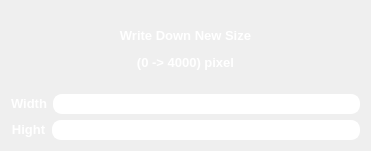
  <widget class="QGroupBox" name="SizeGroup">
   <property name="geometry">
    <rect>
     <x>1010</x>
     <y>530</y>
     <width>371</width>
     <height>151</height>
    </rect>
   </property>
   <property name="styleSheet">
    <string notr="true">border: none;</string>
   </property>
   <property name="title">
    <string/>
   </property>
   <layout class="QHBoxLayout" name="horizontalLayout_7">
    <item>
     <layout class="QVBoxLayout" name="SizeLine">
      <item>
       <widget class="QLabel" name="WriteSize">
        <property name="text">
         <string>&lt;html&gt;&lt;head/&gt;&lt;body&gt;&lt;p align=&quot;center&quot;&gt;&lt;span style=&quot; font-size:10pt; font-weight:700; color:#ffffff;&quot;&gt;Write Down New Size&lt;/span&gt;&lt;/p&gt;&lt;p align=&quot;center&quot;&gt;&lt;span style=&quot; font-size:10pt; font-weight:700; color:#ffffff;&quot;&gt;(0 -&amp;gt; 4000) pixel&lt;/span&gt;&lt;/p&gt;&lt;/body&gt;&lt;/html&gt;</string>
        </property>
       </widget>
      </item>
      <item>
       <layout class="QHBoxLayout" name="horizontalLayout_8">
        <item>
         <widget class="QLabel" name="Widgth">
          <property name="text">
           <string>&lt;html&gt;&lt;head/&gt;&lt;body&gt;&lt;p align=&quot;center&quot;&gt;&lt;span style=&quot; font-size:10pt; font-weight:700; color:#ffffff;&quot;&gt;Width&lt;/span&gt;&lt;/p&gt;&lt;/body&gt;&lt;/html&gt;</string>
          </property>
         </widget>
        </item>
        <item>
         <widget class="QLineEdit" name="TakeSize">
          <property name="styleSheet">
           <string notr="true">QLineEdit{
	border : 2px solid  rgb(255,255,255);
	border-radius : 9px;
	color : white;
}

QLineEdit:hover{
	 border: 2px solid rgb(127,191,255);
     color: white;
}

QLineEdit:focus{
	border: 2px solid rgb(85, 170, 255);
	background-color: rgb(43, 45, 56);
	color:white;
}</string>
          </property>
         </widget>
        </item>
       </layout>
      </item>
      <item>
       <layout class="QHBoxLayout" name="horizontalLayout_9">
        <item>
         <widget class="QLabel" name="Hight">
          <property name="text">
           <string>&lt;html&gt;&lt;head/&gt;&lt;body&gt;&lt;p align=&quot;center&quot;&gt;&lt;span style=&quot; font-size:10pt; font-weight:700; color:#ffffff;&quot;&gt;Hight&lt;/span&gt;&lt;/p&gt;&lt;/body&gt;&lt;/html&gt;</string>
          </property>
         </widget>
        </item>
        <item>
         <widget class="QLineEdit" name="TakeHight">
          <property name="styleSheet">
           <string notr="true">QLineEdit{
	border : 2px solid  rgb(255,255,255);
	border-radius : 9px;
	color : white;
}

QLineEdit:hover{
	 border: 2px solid rgb(127,191,255);
     color: white;
}

QLineEdit:focus{
	border: 2px solid rgb(85, 170, 255);
	background-color: rgb(43, 45, 56);
	color:white;
}</string>
          </property>
         </widget>
        </item>
       </layout>
      </item>
     </layout>
    </item>
   </layout>
  </widget>
